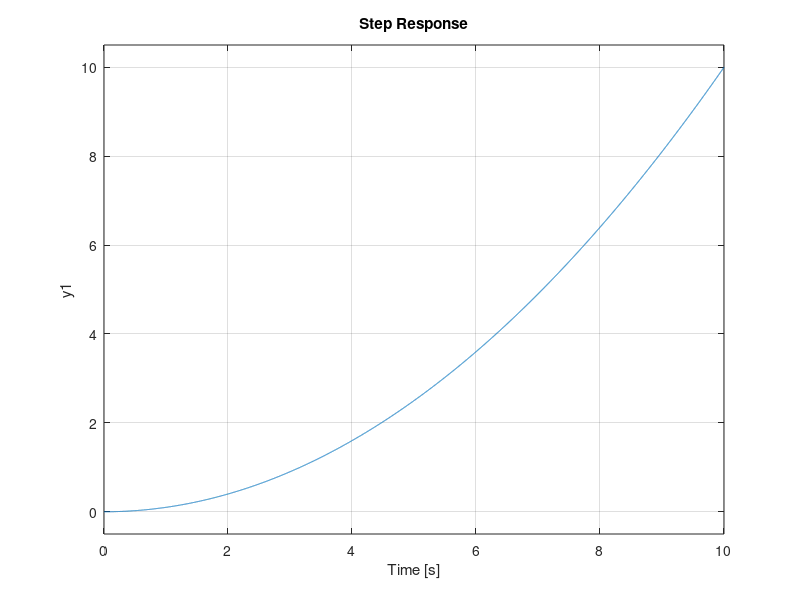

The MATLAB source for this figure:
%% example script to try callbacks from simulink
clear;clc
stopTime = 10;
stepSize = 0.001;
T = [0:stepSize:stopTime];

d=0.5;
I=2.5;

A=[0 1 ; 0 0];
B=[0 ; d/I];
C=[1 0];
D=[0];

%create the state space model as sys
sys=ss(A,B,C,D)

step(sys,T)